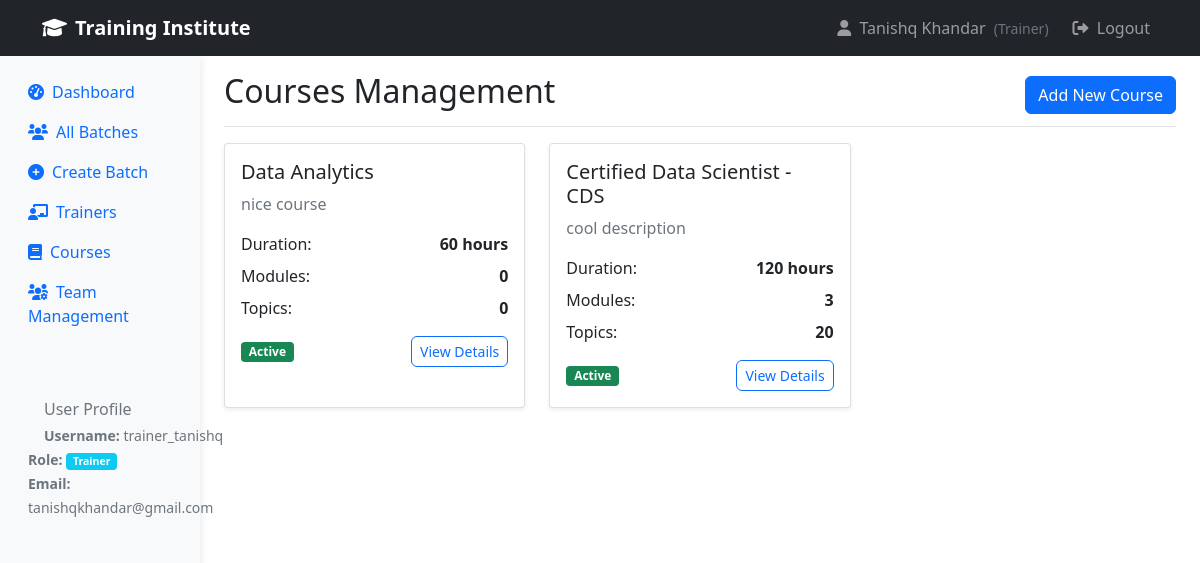
The page /courses/ (signed in) on the database its author committed.
### institute/models.py (models this page shows, shortened)
class UserProfile(models.Model):
    ROLE_CHOICES = [
        ('admin', 'Administrator'),
        ('manager', 'Manager'),
        ('trainer', 'Trainer'),
        ('student', 'Student'),
    ]
    user = models.OneToOneField(User, on_delete=models.CASCADE)
    role = models.CharField(max_length=20, choices=ROLE_CHOICES, default='student')
    phone = models.CharField(max_length=15, blank=True)
    department = models.CharField(max_length=100, blank=True)
    created_at = models.DateTimeField(auto_now_add=True)
    updated_at = models.DateTimeField(auto_now=True)

class Course(models.Model):
    name = models.CharField(max_length=200)
    description = models.TextField()
    total_duration_hours = models.IntegerField(default=120, help_text="Total course duration in hours")
    created_at = models.DateTimeField(auto_now_add=True)
    is_active = models.BooleanField(default=True)
    def get_total_topics(self):
        return Topic.objects.filter(module__course=self).count()
    def get_total_modules(self):
        return self.modules.count()

### institute/views.py (the view)
# urls.py: path('courses/', views.course_list, name='course_list'),
@login_required
@user_passes_test(is_admin)
def course_list(request):
    course_list = Course.objects.all().order_by('-created_at')
    paginator = Paginator(course_list, 10)
    page_number = request.GET.get('page')
    courses = paginator.get_page(page_number)
    context = {
        'courses': courses,
    }
    return render(request, 'institute/course_list.html', context)

### institute/views.py (called while the page is built)
def is_admin(user):
    return user.is_staff or (hasattr(user, 'userprofile') and user.userprofile.role == 'admin')

### institute/templates/institute/course_list.html (shortened to what this page needs)
{% extends 'institute/base.html' %}
{% block content %}
<div class="d-flex justify-content-between flex-wrap flex-md-nowrap align-items-center pt-3 pb-2 mb-3 border-bottom">
    <h1 class="h2">Courses Management</h1>
    <div class="btn-toolbar mb-2 mb-md-0">
        <a href="{% url 'create_course' %}" class="btn btn-primary">Add New Course</a>
    </div>
</div>
<div class="row">
    {% for course in courses %}
    <div class="col-md-6 col-lg-4 mb-4">
        <div class="card h-100">
            <div class="card-body">
                <h5 class="card-title">{{ course.name }}</h5>
                <p class="card-text text-muted">{{ course.description|truncatewords:20 }}</p>
                <div class="course-stats">
                    <div class="d-flex justify-content-between text-sm mb-2">
                        <span>Duration:</span>
                        <strong>{{ course.total_duration_hours }} hours</strong>
                    </div>
                    <div class="d-flex justify-content-between text-sm mb-2">
                        <span>Modules:</span>
                        <strong>{{ course.get_total_modules }}</strong>
                    </div>
                    <div class="d-flex justify-content-between text-sm mb-3">
                        <span>Topics:</span>
                        <strong>{{ course.get_total_topics }}</strong>
                    </div>
                </div>
                <div class="d-flex justify-content-between align-items-center">
                    <span class="badge bg-{% if course.is_active %}success{% else %}secondary{% endif %}">
                        {% if course.is_active %}Active{% else %}Inactive{% endif %}
                    </span>
                    <div>
                        <a href="{% url 'course_detail' course.id %}" class="btn btn-sm btn-outline-primary">View Details</a>
                    </div>
                </div>
            </div>
        </div>
    </div>
    {% endfor %}
</div>
{% endblock %}

### institute/templates/institute/base.html (shortened to what this page needs)
<!DOCTYPE html>
<html lang="en">
<head>
    <link href="https://cdn.jsdelivr.net/npm/bootstrap@5.1.3/dist/css/bootstrap.min.css" rel="stylesheet">
    <link rel="stylesheet" href="https://cdnjs.cloudflare.com/ajax/libs/font-awesome/6.0.0/css/all.min.css">
</head>
<body>
    <nav class="navbar navbar-expand-lg navbar-dark bg-dark">
        <div class="container">
            <a class="navbar-brand" href="{% url 'dashboard' %}">
                <i class="fas fa-graduation-cap me-2"></i>Training Institute
            </a>
            <div class="navbar-nav ms-auto">
                {% if user.is_authenticated %}
                    <span class="navbar-text me-3">
                        <i class="fas fa-user me-1"></i>
                        {{ user.get_full_name|default:user.username }}
                        <small class="text-muted ms-1">
                            ({% if user.userprofile.role %}{{ user.userprofile.get_role_display }}{% else %}User{% endif %})
                        </small>
                    </span>
                    <a href="{% url 'logout' %}" class="nav-link" onclick="event.preventDefault(); document.getElementById('logout-form').submit();">
                        <i class="fas fa-sign-out-alt me-1"></i> Logout
                    </a>
                {% else %}
                    <a class="nav-link" href="{% url 'login' %}">
                        <i class="fas fa-sign-in-alt me-1"></i> Login
                    </a>
                {% endif %}
            </div>
        </div>
    </nav>
    <div class="container-fluid">
        <div class="row">
            {% if user.is_authenticated %}
            <nav class="col-md-3 col-lg-2 d-md-block sidebar collapse">
                <div class="position-sticky pt-3">
                    <ul class="nav flex-column">
                        {% if user.is_staff or user.userprofile.role == 'admin' %}
                            <li class="nav-item">
                                <a class="nav-link {% if request.resolver_match.url_name == 'dashboard' or request.resolver_match.url_name == 'admin_dashboard' %}active{% endif %}" href="{% url 'dashboard' %}">
                                    <i class="fas fa-tachometer-alt me-2"></i>Dashboard
                                </a>
                            </li>
                            <li class="nav-item">
                                <a class="nav-link {% if request.resolver_match.url_name == 'batch_list' %}active{% endif %}" href="{% url 'batch_list' %}">
                                    <i class="fas fa-users me-2"></i>All Batches
                                </a>
                            </li>
                            <li class="nav-item">
                                <a class="nav-link {% if request.resolver_match.url_name == 'create_batch' %}active{% endif %}" href="{% url 'create_batch' %}">
                                    <i class="fas fa-plus-circle me-2"></i>Create Batch
                                </a>
                            </li>
                            <li class="nav-item">
                                <a class="nav-link {% if request.resolver_match.url_name == 'trainer_list' %}active{% endif %}" href="{% url 'trainer_list' %}">
                                    <i class="fas fa-chalkboard-teacher me-2"></i>Trainers
                                </a>
                            </li>
                            <li class="nav-item">
                                <a class="nav-link {% if request.resolver_match.url_name == 'course_list' or request.resolver_match.url_name == 'course_detail' or request.resolver_match.url_name == 'create_course' %}active{% endif %}" href="{% url 'course_list' %}">
                                    <i class="fas fa-book me-2"></i>Courses
                                </a>
                            </li>
                            <li class="nav-item">
                                <a class="nav-link {% if request.resolver_match.url_name == 'team_management' or request.resolver_match.url_name == 'create_team_member' %}active{% endif %}" href="{% url 'team_management' %}">
                                    <i class="fas fa-users-cog me-2"></i>Team Management
                                </a>
                            </li>
                        {% endif %}
                    </ul>
                    {% if user.is_authenticated %}
                    <div class="mt-4 p-3 bg-light rounded">
                        <h6 class="sidebar-heading d-flex justify-content-between align-items-center px-3 mt-4 mb-1 text-muted">
                            <span>User Profile</span>
                        </h6>
                        <ul class="nav flex-column">
                            <li class="nav-item">
                                <small class="text-muted px-3">
                                    <strong>Username:</strong> {{ user.username }}<br>
                                    <strong>Role:</strong>
                                    <span class="badge bg-{% if user.userprofile.role == 'admin' %}danger{% elif user.userprofile.role == 'manager' %}warning{% elif user.userprofile.role == 'trainer' %}info{% else %}secondary{% endif %}">
                                        {{ user.userprofile.get_role_display|default:"User" }}
                                    </span>
                                    {% if user.email %}
                                    <br><strong>Email:</strong> {{ user.email }}
                                    {% endif %}
                                </small>
                            </li>
                        </ul>
                    </div>
                    {% endif %}
                </div>
            </nav>
            {% endif %}
            <main class="{% if user.is_authenticated %}col-md-9 ms-sm-auto col-lg-10{% else %}col-12{% endif %} px-md-4">
                {% block content %}
                {% endblock %}
            </main>
        </div>
    </div>
</body>
</html>

### institute/templates/institute/base.html (style rules this page uses)
.sidebar { min-height: 100vh; background-color: #f8f9fa; }
.sidebar { box-shadow: 0 0 10px rgba(0,0,0,0.1); }
.card { box-shadow: 0 0.125rem 0.25rem rgba(0, 0, 0, 0.075); border: 1px solid rgba(0,0,0,.125); }
.btn { border-radius: 0.375rem; }
.navbar-brand { font-weight: 600; }

### rows shown on the page
Course: name "Data Analytics", description "nice course", total_duration_hours "60", get_total_modules "0", get_total_topics "0", is_active "Active"
Course: name "Certified Data Scientist - CDS", description "cool description", total_duration_hours "120", get_total_modules "3", get_total_topics "20", is_active "Active"

### other values the page prints
{{ user.get_full_name|default:user.username }} "Tanishq Khandar"
{{ user.userprofile.get_role_display }} "Trainer"
{{ user.username }} "trainer_tanishq"
{{ user.userprofile.get_role_display|default:"User" }} "Trainer"
{{ user.email }} "tanishqkhandar@gmail.com"
